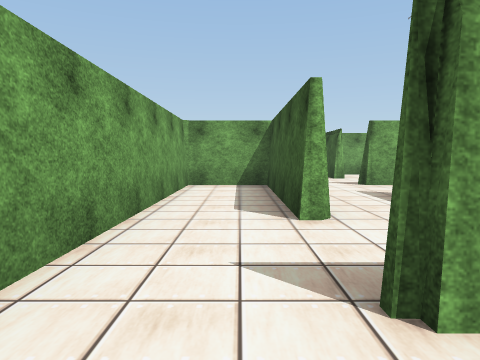
View 1 (above)

24 first-person views from a walk through a 3-D level made in the Unity game engine. The camera is 1.3 m above the floor, tilts 4° down and sees 70° across. The floor is counted in squares, 2 m on a side. Each view is taken from the middle of a square. On the plan, view 1 faces up. The plan holds only what a view shows up to about 10 squares ahead; the rest is blank. The player is left out. Some animated figures are not drawn. Some surface patterns are stand-ins.

View 2
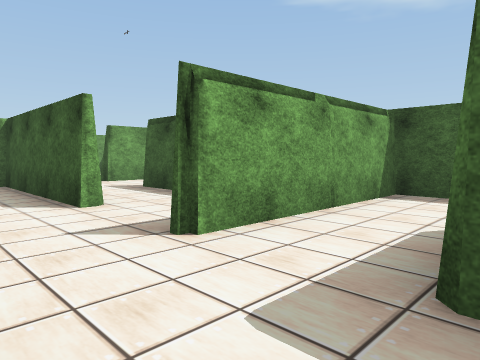

View 3
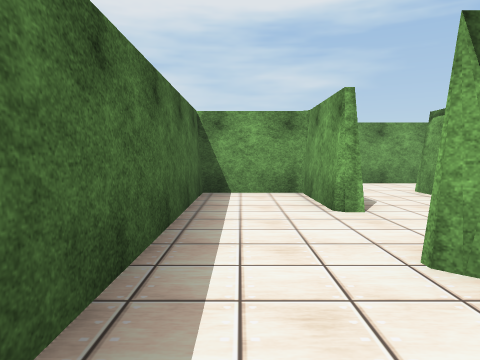

View 4
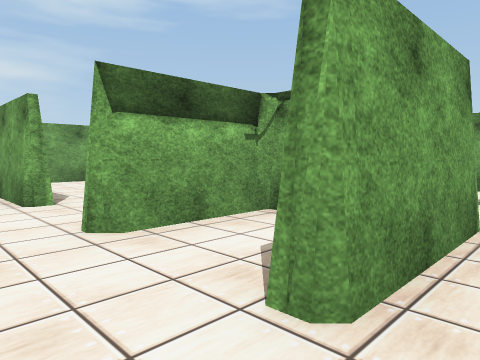

View 5
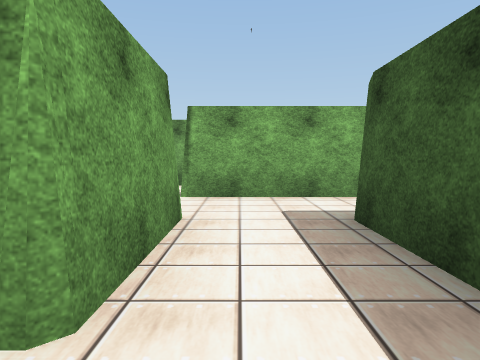

View 6
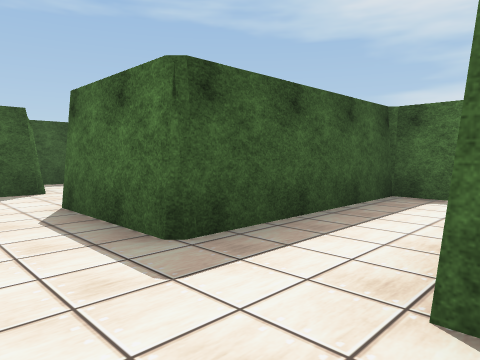

View 7
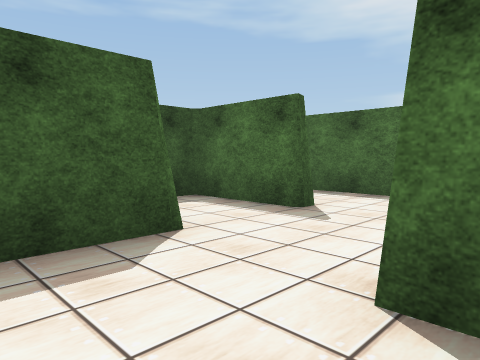

View 8
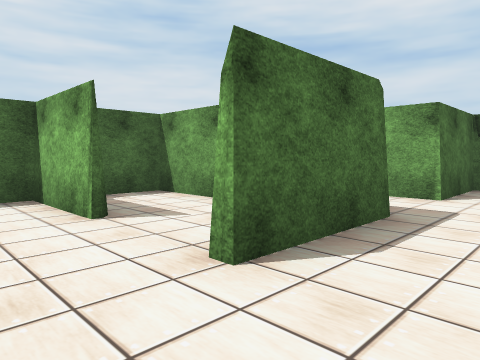

View 9
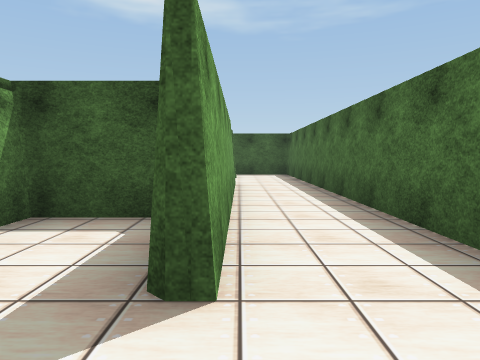

View 10
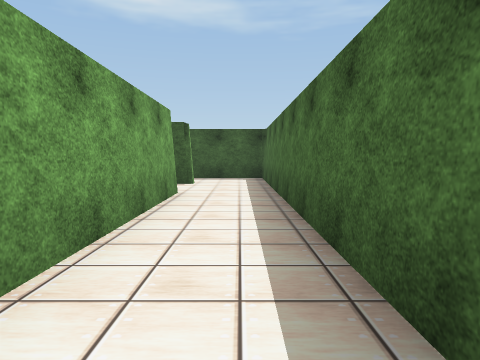

View 11
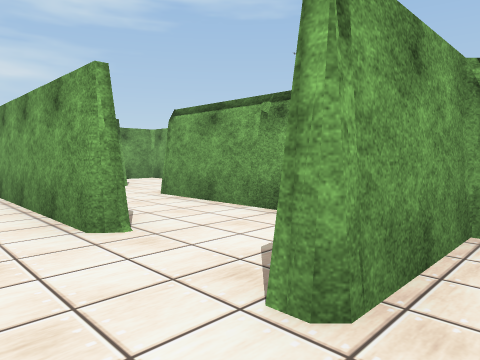

View 12
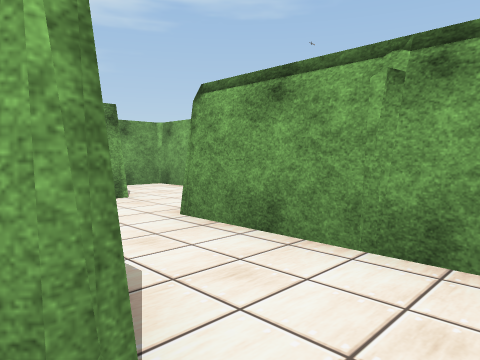

View 13
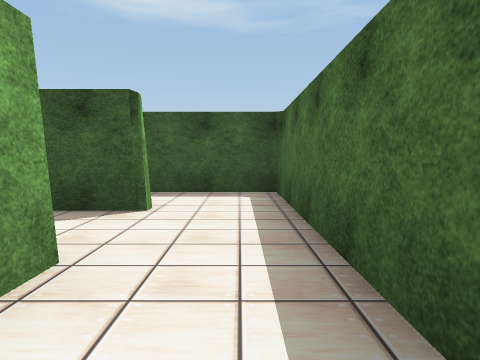

View 14
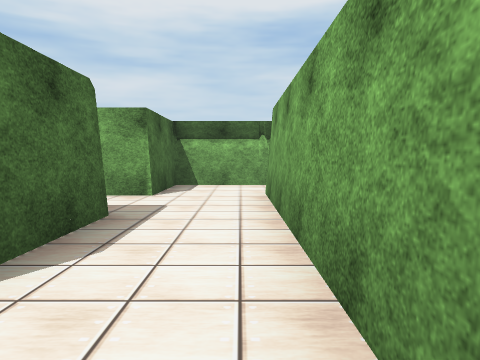

View 15
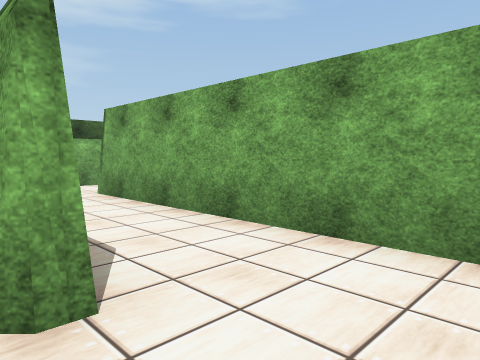

View 16
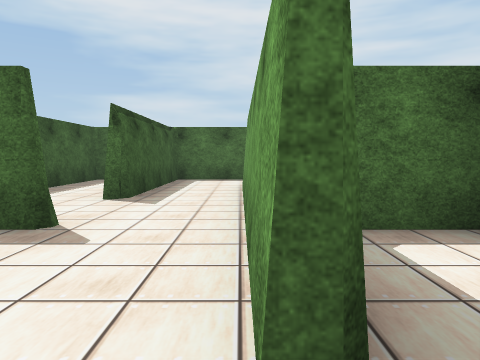

View 17
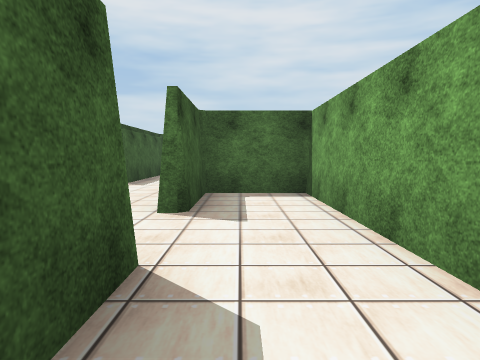

View 18
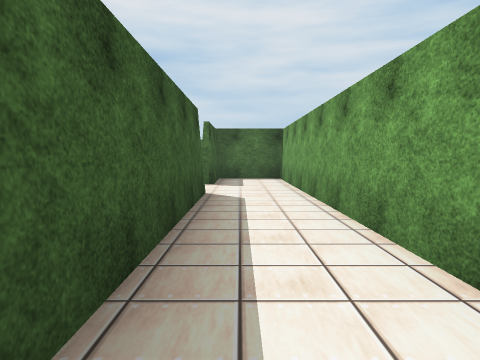

View 19
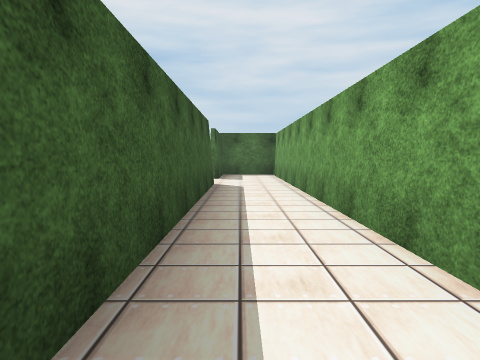

View 20
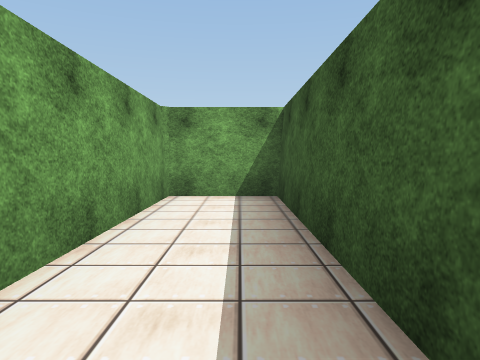

View 21
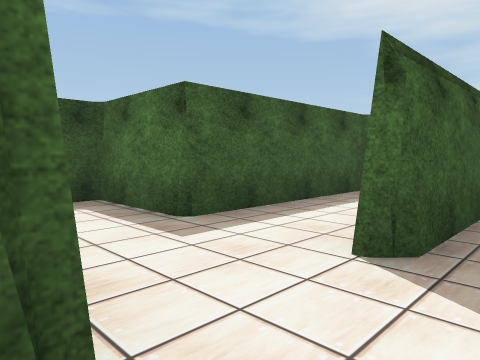

View 22
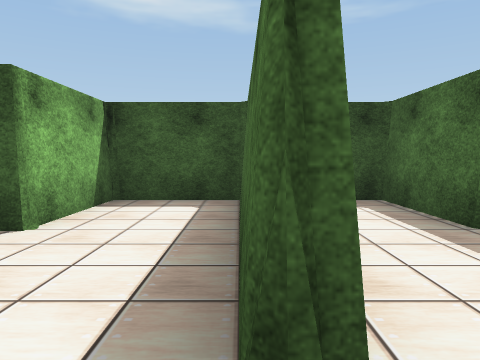

View 23
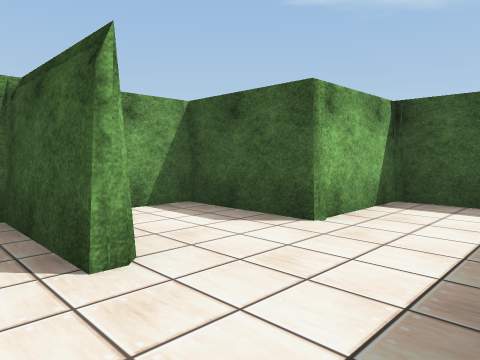

View 24
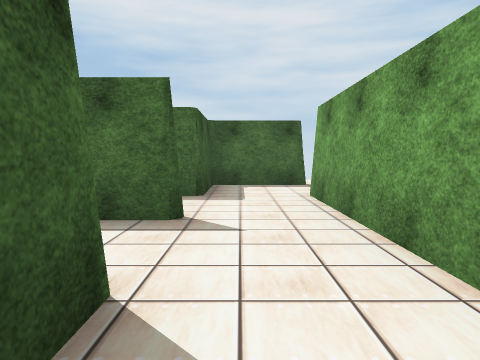

### Floor plan
Points are (right, up) in squares from view 1. A wall is a line through its corners. A room is listed if a view was taken in it or the views show most of it. See-through windows are left out.
Room 1 (view 1)
walls: (3, -0.8) (0.9, -0.8) (0.9, -2.7) (4.6, -2.7); (5, 0.2) (5, 1.3); (5.2, 1.3) (0.6, 1.3); (-1.2, 1.5) (-1.2, -0.8); (-0.6, -2.7) (0.6, -2.7) (0.6, -0.6) (1.1, -0.6)
ways out: opening at (-1, -1.5) to room 2; opening at (0, 2) to room 10; opening at (5, -1.5) to room 13
Room 2 (view 2)
walls: (-1.5, -2.7) (-0.6, -2.7)
ways out: opening at (-1, -1.5) to room 1
Room 3 (views 3, 4, 5, 6, 7, 8, 14)
walls: (5.2, 1.5) (7.4, 1.5) (7.4, -0.9); (5.2, 3.4) (5.2, 1.3); (8.2, -2.7) (9.2, -2.7) (9.2, 1.5) (11.6, 1.5); (12.6, 3.5) (7, 3.5); (13.5, 1.2) (13.5, 2.6)
ways out: opening at (12.5, 2) to room 4; opening at (7, -1.5) to room 13; opening at (6.5, 4)
Room 4 (views 9, 15)
walls: (13.5, -0.6) (15.6, -0.6) (15.6, 1.3) (15.1, 1.3); (11.5, -0.6) (11.5, -1.5)
ways out: opening at (12.5, 2) to room 3; opening at (12.5, -1) to room 5; opening at (11, 0.5) to room 15
Room 5 (views 10, 13)
walls: (20.1, -0.8) (13.5, -0.8); (11.5, -1.5) (11.5, -2.7) (21.5, -2.7)
ways out: opening at (12.5, -1) to room 4; opening at (21, -1) to room 7
Room 6 (view 11)
walls: (21.5, -2.7) (24.2, -2.7) (24.2, -0.2); (22.4, 1.2) (22.4, -0.9)
ways out: opening at (22, -1.5) to room 7
Room 7 (view 12)
walls: (20.6, 1.3) (17.8, 1.3); (22.1, -0.9) (22.1, 0.4)
ways out: opening at (21, -1) to room 5; opening at (22, -1.5) to room 6; opening at (17, 2)
Room 8 (views 16, 17, 18, 19, 20)
walls: (0.6, 12) (0.6, 20.6) (-1.2, 20.6) (-1.2, 8) (0.6, 8) (0.6, 10)
ways out: opening at (1, 11) to room 16
Room 9 (views 21, 22, 23)
walls: (0.9, 10.1) (0.9, 7.6)
ways out: opening at (2, 8) to room 12; opening at (3, 9) to room 14; opening at (2, 10) to room 16
Room 10 (view 24)
walls: (0.6, 3.4) (0.6, 7.7) (-1.2, 7.7) (-1.2, 1.5); (0.6, 1.5) (1.5, 1.5)
ways out: opening at (0, 2) to room 1; opening at (1, 3) to room 17
Room 11 (no view inside)
walls: (5, 1.5) (5, 5.8) (7.1, 5.8)
ways out: opening at (3, 6.5) to room 12
Room 12 (no view inside)
walls: (2.7, 5.6) (3, 5.9); (0.9, 7.6) (0.9, 3.6); (4, 7.7) (2.8, 7.7); (2.9, 3.4) (2.9, 5.8)
ways out: opening at (2, 8) to room 9; opening at (3, 6.5) to room 11; opening at (2, 4.5) to room 17
Room 13 (no view inside)
walls: (4.6, -2.7) (6.1, -2.7); (5.2, 1.2) (5.2, -0.8)
ways out: opening at (5, -1.5) to room 1; opening at (7, -1.5) to room 3
Room 14 (no view inside)
walls: (2.8, 8) (7.1, 8) (7.1, 9.9) (5, 9.9) (5, 12) (4, 12)
ways out: opening at (3, 9) to room 9
Room 15 (no view inside)
walls: (9.5, -1) (9.5, -2.7) (10.6, -2.7)
ways out: opening at (11, 0.5) to room 4
Room 16 (no view inside)
walls: (2.9, 9.9) (2.9, 12)
ways out: opening at (1, 11) to room 8; opening at (2, 10) to room 9
Room 17 (no view inside)
walls: (1.5, 1.5) (2.9, 1.5) (2.9, 3.4)
ways out: opening at (1, 3) to room 10; opening at (2, 4.5) to room 12

Positions as (right, up) in squares from view 1, and headings:
1: (0, 0), facing up
2: (-1, -1), facing up-right
3: (7, -2), facing left
4: (8, -2), facing up-left
5: (8, -2), facing up
6: (7, 3), facing down-right
7: (11, 3), facing down-right
8: (13, 3), facing down-left
9: (12, -1), facing right
10: (14, -2), facing right
11: (23, -2), facing up-left
12: (21, -1), facing up-left
13: (18, -2), facing right
14: (13, 3), facing left
15: (13, 1), facing up-left
16: (1, 11), facing down
17: (0, 14), facing down
18: (0, 18), facing down
19: (0, 20), facing down
20: (0, 15), facing up
21: (2, 8), facing down-right
22: (2, 8), facing right
23: (2, 8), facing up-right
24: (0, 5), facing down
